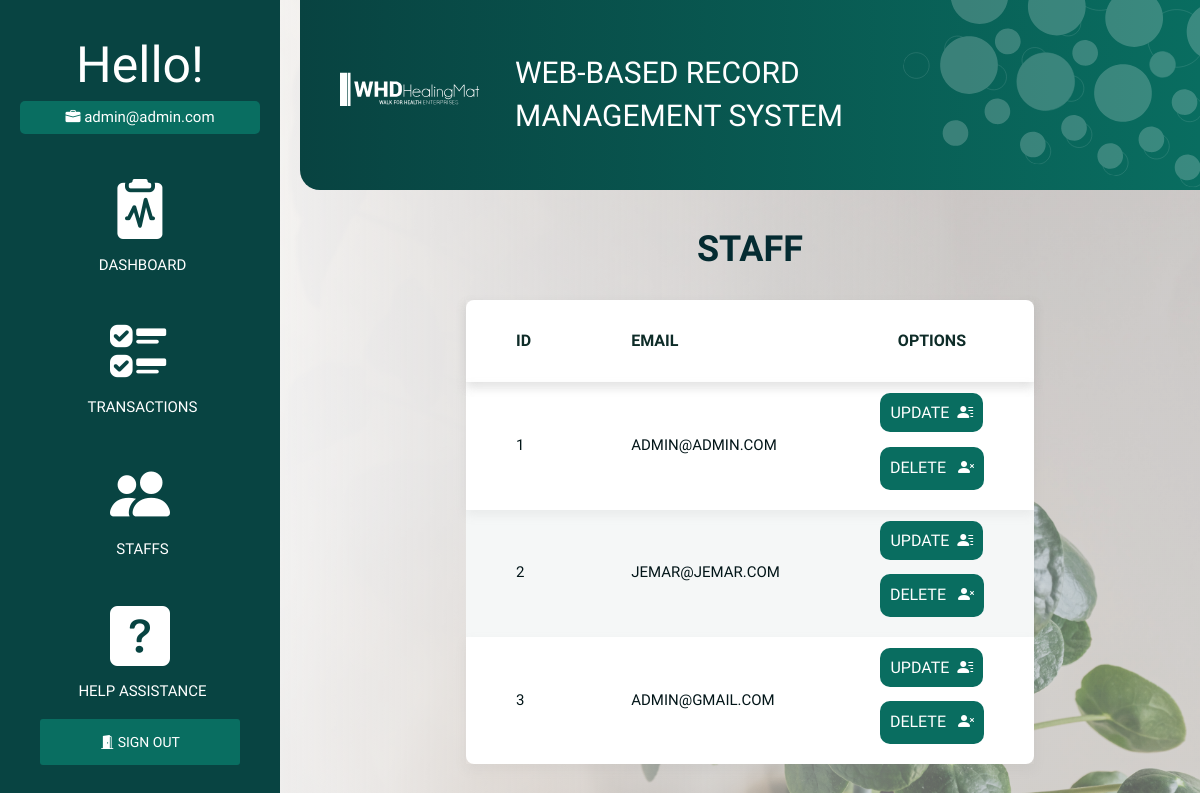
/staff (signed in), run on an earlier commit of the app's database.
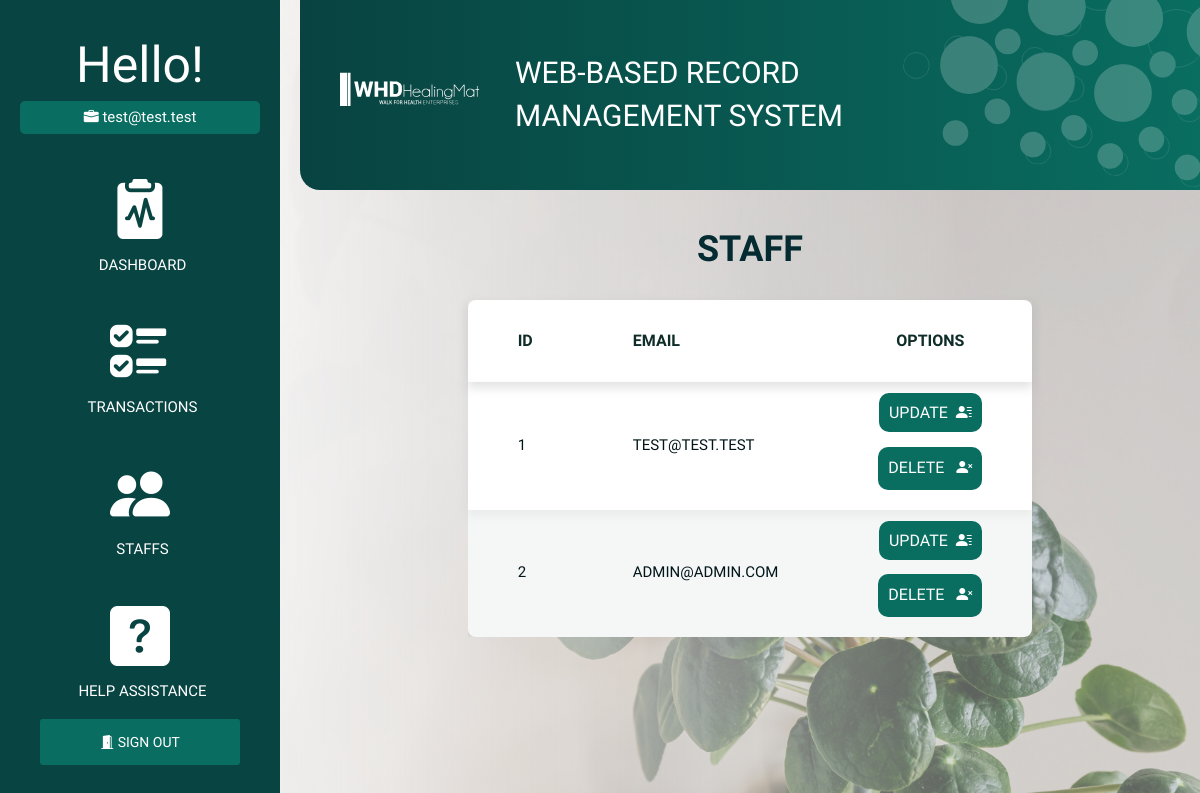
And on a later commit of the database.
### models.py (models this page shows, shortened)
class Staff(db.Model):
    __tablename__ = 'staff'
    staff_id = db.Column(db.Integer, primary_key=True)
    staff_email = db.Column(db.String(200), unique=True)
    staff_password = db.Column(db.String(200), nullable=False)

### blueprint/staff.py (the view)
@staff_bp.route('/staff')
def staff():
    return render_template('staff/index_page.html', staffs=Staff.query.all())

### blueprint/staff.py (called while the page is built)
def staff_bp_middleware():
    if not is_authenticated():
        return redirect(url_for('auth_bp.login_page'))

### helper/functions.py (called while the page is built)
def is_authenticated():
    if session.get('signedin'):
        return True
    return False

### templates/staff/index_page.html (shortened to what this page needs)
{% extends 'auth/auth_base.html' %}
{% block head %}
<link rel="stylesheet" href="{{ url_for('static', filename='css/transaction.css') }}">
{% endblock %}
{% block body %}
<div class="staff">
    <h1>Staff</h1>
    <table>
        <thead>
            <tr>
                <th>ID</th>
                <th>Email</th>
                <th id="text-align">Options</th>
            </tr>
        </thead>
        <tbody>
            {% for staff in staffs %}
            <tr>
                <td>{{ staff.staff_id }}</td>
                <td>{{ staff.staff_email }}</td>
                <td id="text-align">
                        <a class="opt-btn" id="opt-js-btn-1" href="{{url_for('staff_bp.staff_update', id=staff.staff_id)}}">
                            UPDATE&nbsp;&nbsp;<i class="bi bi-person-lines-fill"></i></a>
                    <br><br>
                        <button class="opt-btn" onclick="openModal('{{ staff.staff_id }}', 'STAFF')">
                            DELETE&nbsp;&nbsp;&nbsp;<i class="bi bi-person-x-fill"></i></button>
                </td>
            </tr>
            {% endfor %}
        </tbody>
    </table>
</div>
{% endblock %}

### templates/auth/auth_base.html (shortened to what this page needs)
<!DOCTYPE html>
<html lang="en">
    <head>
        <link rel="stylesheet" href="{{ url_for('static', filename='css/auth.css') }}">
        <link rel="stylesheet" href="https://pro.fontawesome.com/releases/v5.10.0/css/all.css"/>
        <link rel="stylesheet" href="https://maxcdn.bootstrapcdn.com/bootstrap/3.3.7/css/bootstrap.min.css">
        <link rel="stylesheet" href="https://cdn.jsdelivr.net/npm/bootstrap-icons@1.8.1/font/bootstrap-icons.css">
        {% block head %}
        {% endblock %}
    </head>
<body>
<div class="wrapper">
    <div class="sidebar">
        <span id="h1">Hello!</span>
        <span id="h1-data"><i class="bi bi-briefcase-fill"></i>&nbsp{{ session['email'] }}</span>
        <div class="cont">
                <a href="/dashboard" id="cont-sect">
                    <i class="bi bi-clipboard2-pulse-fill" id="auth-logo"></i>
                    <span id="auth-lbl">DASHBOARD</span></a>
                <a href="/transaction" id="cont-sect">
                    <i class="bi bi-ui-checks" id="auth-logo"></i>
                        <span id="auth-lbl">TRANSACTIONS</span></a>
                <a href="/staff" id="cont-sect">
                    <i class="bi bi-people-fill" id="auth-logo"></i>
                        <span id="auth-lbl">STAFFS</span></a>
                <a href="/help" id="cont-sect">
                    <i class="bi bi-question-square-fill" id="auth-logo"></i>
                        <span id="auth-lbl">HELP ASSISTANCE</span></a>
        <div class="logout">
            <a href="/logout">
                <i class="bi bi-door-open-fill"></i>
                SIGN OUT
            </a>
        </div>
        </div>
    </div>
    <div class="main">
        <div class="main--header">
            <image class="logo-svg" src="{{ url_for('static', filename='images/logo-head-web.svg') }}"></image>
            <span id="title">WEB-BASED RECORD MANAGEMENT SYSTEM</span>
            <image class="bg-head-svg" src="{{ url_for('static', filename='images/bubbles.svg') }}"></image>
        </div>
        <div class="main--content">
            {% block body %}
            {% endblock %}
        </div>
    </div>
</div>
</body>
</html>

What changed in the data, as far as the page shows it:
removed Staff: staff_id "3", staff_email "ADMIN@GMAIL.COM"
changed Staff id 1: email "admin@admin.com" → "test@test.test"; staff_email "ADMIN@ADMIN.COM" → "TEST@TEST.TEST"
changed Staff id 2: staff_email "JEMAR@JEMAR.COM" → "ADMIN@ADMIN.COM"
